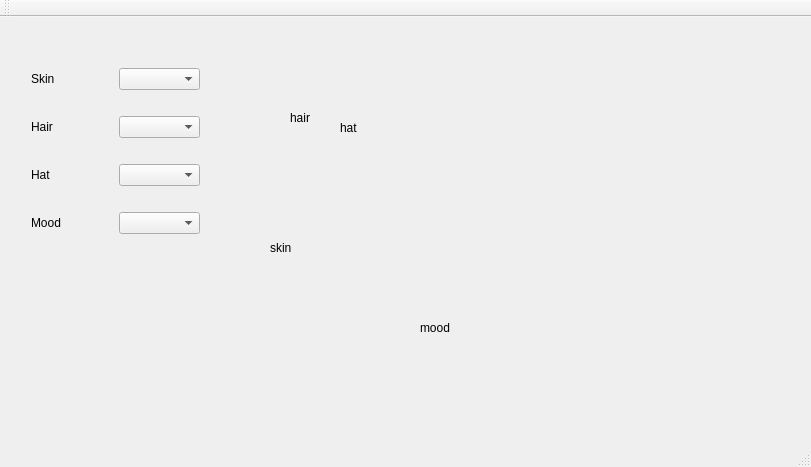
<?xml version="1.0" encoding="UTF-8"?>
<ui version="4.0">
 <class>MainWindow</class>
 <widget class="QMainWindow" name="MainWindow">
  <property name="geometry">
   <rect>
    <x>0</x>
    <y>0</y>
    <width>811</width>
    <height>467</height>
   </rect>
  </property>
  <property name="windowTitle">
   <string>MainWindow</string>
  </property>
  <widget class="QWidget" name="centralWidget">
   <widget class="QLabel" name="skin_label">
    <property name="geometry">
     <rect>
      <x>270</x>
      <y>40</y>
      <width>481</width>
      <height>381</height>
     </rect>
    </property>
    <property name="text">
     <string>skin</string>
    </property>
   </widget>
   <widget class="QLabel" name="hair_label">
    <property name="geometry">
     <rect>
      <x>290</x>
      <y>20</y>
      <width>321</width>
      <height>161</height>
     </rect>
    </property>
    <property name="text">
     <string>hair</string>
    </property>
   </widget>
   <widget class="QLabel" name="mood_label">
    <property name="geometry">
     <rect>
      <x>420</x>
      <y>270</y>
      <width>181</width>
      <height>81</height>
     </rect>
    </property>
    <property name="text">
     <string>mood</string>
    </property>
   </widget>
   <widget class="QLabel" name="hat_label">
    <property name="geometry">
     <rect>
      <x>340</x>
      <y>30</y>
      <width>301</width>
      <height>161</height>
     </rect>
    </property>
    <property name="text">
     <string>hat</string>
    </property>
   </widget>
   <widget class="QWidget" name="">
    <property name="geometry">
     <rect>
      <x>20</x>
      <y>20</y>
      <width>191</width>
      <height>231</height>
     </rect>
    </property>
    <layout class="QVBoxLayout" name="verticalLayout">
     <item>
      <layout class="QHBoxLayout" name="horizontalLayout">
       <item>
        <widget class="QLabel" name="label">
         <property name="text">
          <string>Skin </string>
         </property>
        </widget>
       </item>
       <item>
        <widget class="QComboBox" name="skin_box"/>
       </item>
      </layout>
     </item>
     <item>
      <layout class="QHBoxLayout" name="horizontalLayout_2">
       <item>
        <widget class="QLabel" name="label_2">
         <property name="text">
          <string>Hair</string>
         </property>
        </widget>
       </item>
       <item>
        <widget class="QComboBox" name="hair_box"/>
       </item>
      </layout>
     </item>
     <item>
      <layout class="QHBoxLayout" name="horizontalLayout_4">
       <item>
        <widget class="QLabel" name="label_4">
         <property name="text">
          <string>Hat</string>
         </property>
        </widget>
       </item>
       <item>
        <widget class="QComboBox" name="hat_box"/>
       </item>
      </layout>
     </item>
     <item>
      <layout class="QHBoxLayout" name="horizontalLayout_5">
       <item>
        <widget class="QLabel" name="label_5">
         <property name="text">
          <string>Mood</string>
         </property>
        </widget>
       </item>
       <item>
        <widget class="QComboBox" name="mood_box"/>
       </item>
      </layout>
     </item>
    </layout>
   </widget>
  </widget>
  <widget class="QMenuBar" name="menuBar">
   <property name="geometry">
    <rect>
     <x>0</x>
     <y>0</y>
     <width>811</width>
     <height>17</height>
    </rect>
   </property>
  </widget>
  <widget class="QToolBar" name="mainToolBar">
   <attribute name="toolBarArea">
    <enum>TopToolBarArea</enum>
   </attribute>
   <attribute name="toolBarBreak">
    <bool>false</bool>
   </attribute>
  </widget>
  <widget class="QStatusBar" name="statusBar"/>
 </widget>
 <layoutdefault spacing="6" margin="11"/>
 <resources/>
 <connections/>
</ui>
